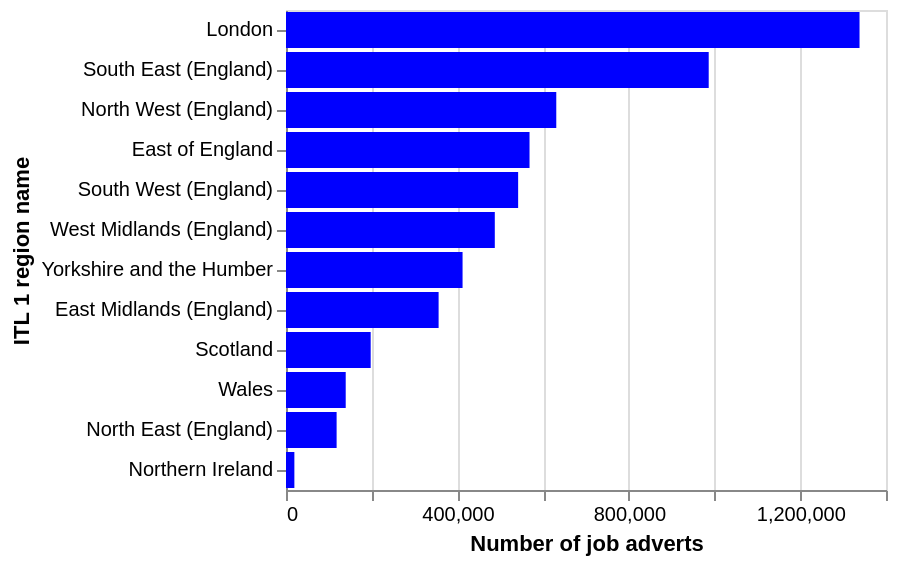

Notebook code cell kept with this figure:
### Code cell
alt.Chart(
    itl1_aggregated_data.sort_values(by="num_job_ads", ascending=False)
         ).mark_bar(color='blue').encode(
    x=alt.X('num_job_ads', title="Number of job adverts"),
    y = alt.Y("itl_name", title="ITL 1 region name", sort=None),
    tooltip=[
        alt.Tooltip("itl_name", title="Region"),
        alt.Tooltip("num_job_ads", title="Number of job adverts"),
        alt.Tooltip("prop_job_ads", title="Percentage of job adverts", format=".2%"),   
    ]  
)
